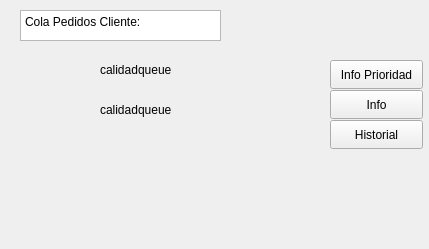
    <widget class="QWidget" name="scrollAreaWidgetContents_4">
     <property name="geometry">
      <rect>
       <x>0</x>
       <y>0</y>
       <width>429</width>
       <height>249</height>
      </rect>
     </property>
     <widget class="QLabel" name="entregaPrioridadLabel">
      <property name="geometry">
       <rect>
        <x>100</x>
        <y>60</y>
        <width>201</width>
        <height>20</height>
       </rect>
      </property>
      <property name="text">
       <string>calidadqueue</string>
      </property>
     </widget>
     <widget class="QLabel" name="entregaLabel">
      <property name="geometry">
       <rect>
        <x>100</x>
        <y>100</y>
        <width>201</width>
        <height>20</height>
       </rect>
      </property>
      <property name="text">
       <string>calidadqueue</string>
      </property>
     </widget>
     <widget class="QTextEdit" name="textEdit_15">
      <property name="geometry">
       <rect>
        <x>20</x>
        <y>10</y>
        <width>201</width>
        <height>31</height>
       </rect>
      </property>
      <property name="html">
       <string>&lt;!DOCTYPE HTML PUBLIC &quot;-//W3C//DTD HTML 4.0//EN&quot; &quot;http://www.w3.org/TR/REC-html40/strict.dtd&quot;&gt;
&lt;html&gt;&lt;head&gt;&lt;meta name=&quot;qrichtext&quot; content=&quot;1&quot; /&gt;&lt;meta charset=&quot;utf-8&quot; /&gt;&lt;style type=&quot;text/css&quot;&gt;
p, li { white-space: pre-wrap; }
hr { height: 1px; border-width: 0; }
li.unchecked::marker { content: &quot;\2610&quot;; }
li.checked::marker { content: &quot;\2612&quot;; }
&lt;/style&gt;&lt;/head&gt;&lt;body style=&quot; font-family:'Segoe UI'; font-size:9pt; font-weight:400; font-style:normal;&quot;&gt;
&lt;p style=&quot; margin-top:0px; margin-bottom:0px; margin-left:0px; margin-right:0px; -qt-block-indent:0; text-indent:0px;&quot;&gt;Cola Pedidos Cliente:&lt;/p&gt;&lt;/body&gt;&lt;/html&gt;</string>
      </property>
     </widget>
     <widget class="QPushButton" name="pedidosPrioridad">
      <property name="geometry">
       <rect>
        <x>330</x>
        <y>60</y>
        <width>93</width>
        <height>29</height>
       </rect>
      </property>
      <property name="text">
       <string>Info Prioridad</string>
      </property>
     </widget>
     <widget class="QPushButton" name="pedidos">
      <property name="geometry">
       <rect>
        <x>330</x>
        <y>90</y>
        <width>93</width>
        <height>29</height>
       </rect>
      </property>
      <property name="text">
       <string>Info</string>
      </property>
     </widget>
     <widget class="QPushButton" name="historialPedidos">
      <property name="geometry">
       <rect>
        <x>330</x>
        <y>120</y>
        <width>93</width>
        <height>29</height>
       </rect>
      </property>
      <property name="text">
       <string>Historial</string>
      </property>
     </widget>
    </widget>
